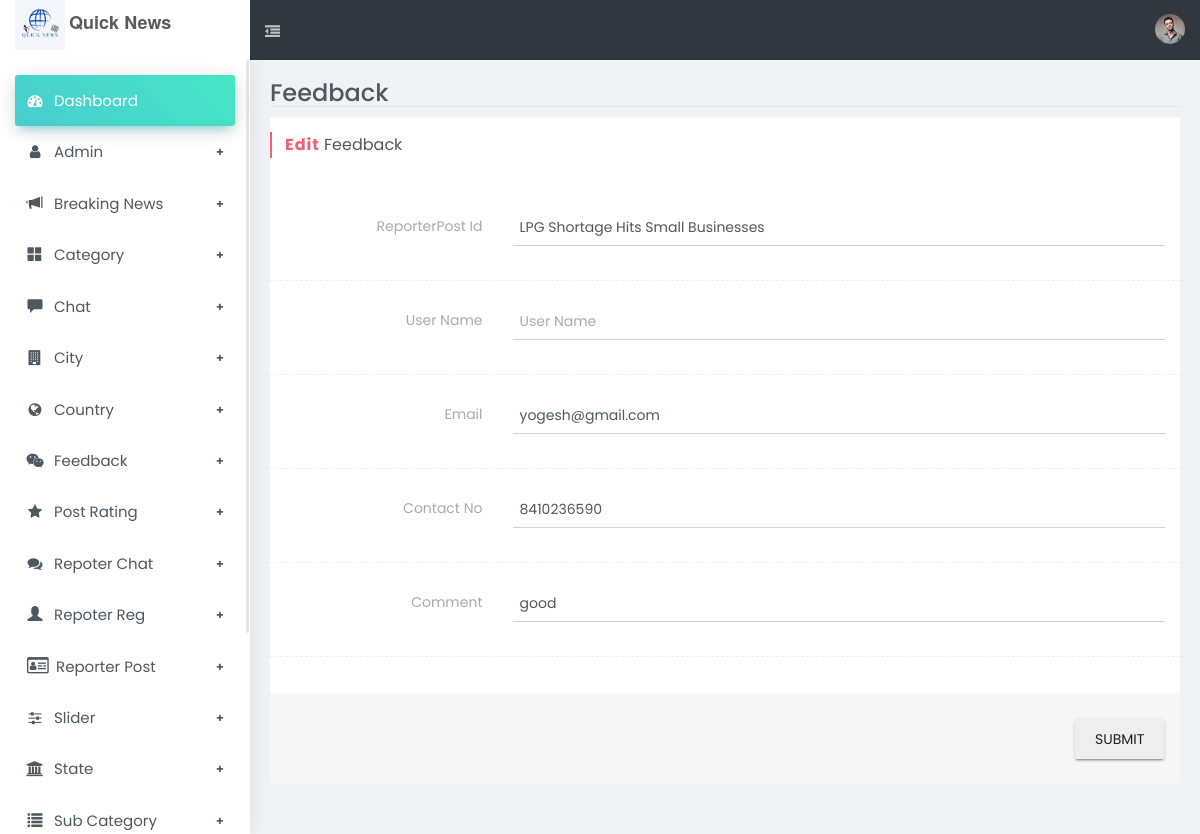
The page /newsadmin/index.php/feedbackcontroller/edit/22 on the database its author committed.
### tables this page shows
CREATE TABLE IF NOT EXISTS `feedback` (
  `fid` int NOT NULL AUTO_INCREMENT,
  `rid` int NOT NULL,
  `usernm` varchar(20) NOT NULL,
  `email` varchar(30) NOT NULL,
  `contactno` varchar(12) NOT NULL,
  `comment` varchar(50) NOT NULL,
  `datereg` timestamp NOT NULL DEFAULT CURRENT_TIMESTAMP ON UPDATE CURRENT_TIMESTAMP,
  `fstatus` enum('Active','Deactive') NOT NULL DEFAULT 'Active',
  PRIMARY KEY (`fid`),
  KEY `rid` (`rid`)
);

### newsadmin/application/controllers/feedbackcontroller.php (called while the page is built, shortened)
<?php
class feedbackcontroller extends CI_Controller{
     public function edit($id)
    {
        $this->db->where('fid',$id);
        $file['data']=$this->db->get('feedback')->row();
        $this->load->view('template/header');
        $this->load->view('template/sidebar');
        $this->load->view('feedback/editfeedback', $file);
    }
 }
?>

### newsadmin/index.php (called while the page is built, shortened)
<?php
require_once BASEPATH.'core/CodeIgniter.php';

### newsadmin/application/views/feedback/editfeedback.php (the view, shortened to what this page needs)
		<section id="content">
			<div class="page page-forms-validate">
				<div class="bg-light lter b-b wrapper-md mb-10">
					<div class="row">
						<div class="col-sm-6 col-xs-12">
							<h1 class="h3 m-0">Feedback</h1>
						</div>
					</div>
				</div>
				<div class="row">
					<div class="col-md-12">
						<section class="boxs">
							<div class="boxs-header">
								<h3 class="custom-font hb-blush">
									<strong>Edit</strong> Feedback</h3>
							</div>
							<div class="boxs-body">
								<form class="form-horizontal" enctype="multipart/form-data" name="form4" role="form" id="form4" method="post" action="<?php echo site_url() ?>/feedbackcontroller/up_feedback/<?php echo $data->fid ?>" data-parsley-validate>
									<div class="form-group">
										<label class="col-sm-3 control-label">ReporterPost Id </label>
										<div class="col-sm-9">
										<select class="form-control" name="rid">
										<?php
										$rep=$this->db->get('reporterpost')->result();
										foreach($rep as $r)
										{
											?>
											<option value="<?php echo $r->rid  ?>"><?php echo $r->title ?></option>
											<?php
										}
										?>
										</select>
									</div>
									</div>
									<hr class="line-dashed full-witdh-line" />
                                    <div class="form-group">
										<label class="col-sm-3 control-label">User Name</label>
										<div class="col-sm-9">
											<input type="text" name="username" class="form-control" value="<?php echo $data->username ?>" placeholder="User Name" data-parsley-trigger="change" required>
										</div>
									</div>
									<hr class="line-dashed full-witdh-line" />
                                    <div class="form-group">
										<label class="col-sm-3 control-label">Email</label>
										<div class="col-sm-9">
											<input type="text" name="email" class="form-control" value="<?php echo $data->email ?>" placeholder="Email" data-parsley-trigger="change" required>
										</div>
									</div>
									<hr class="line-dashed full-witdh-line" />
                                    <div class="form-group">
										<label class="col-sm-3 control-label">Contact No</label>
										<div class="col-sm-9">
											<input type="text" name="contactno" class="form-control" value="<?php echo $data->contactno ?>" placeholder="Contact No" data-parsley-trigger="change" required>
										</div>
									</div>
									<hr class="line-dashed full-witdh-line" />
                                    <div class="form-group">
										<label class="col-sm-3 control-label">Comment</label>
										<div class="col-sm-9">
											<input type="text" name="comment" class="form-control" value="<?php echo $data->comment ?>" placeholder="Add Comment" data-parsley-trigger="change" required>
										</div>
									</div>
									<hr class="line-dashed full-witdh-line" />
                                </div>
							<div class="boxs-footer text-right bg-tr-black lter dvd dvd-top">
								<button type="submit" class="btn btn-raised btn-default" id="form4Submit">Submit</button>
							</div>
                        </section>
					</div>
				</div>
			</div>
		</section>
	</div>
</body>
</html>

### rows shown on the page
feedback: email "yogesh@gmail.com", contactno "8410236590", comment "good"

### other values the page prints
form field rid "LPG Shortage Hits Small Businesses"
